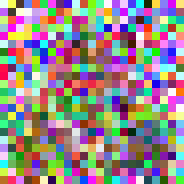
%> input picture HW1 - Genetic Algorithm/Images/Color/23x23_poop_colored/best_colored_img.png, 23 x 23 px, given in place of 10x10wifi.jpg, which was not available (shown 8 times larger)
$ octave main_rgb.m   (GNU Octave 9; MATLAB toolbox functions it lacks are replaced by stand-ins)
%> lines starting %> are read from the running program, lines starting %| are printed output that depends on the picture; pictures that were not available may be replaced by others from this repository, and a replacement may not be noted

close all; clear;
warning('off','all')

%%%%% Random seed & timer
rng(2);

mytic = tic;

%%%% Global variables
target = imread('Materials/10x10wifi.jpg');
%> target is the input picture: size 23x23x3 uint8; mean R, G, B 149.1, 136.1, 137

target_1 = target(:,:,1); % Red channel
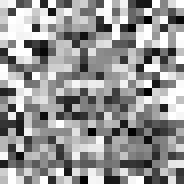
%> target_1: size 23x23 uint8 (shown 8 times larger); min 0, max 255, mean 149.1
target_2 = target(:,:,2); % Green channel
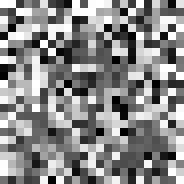
%> target_2: size 23x23 uint8 (shown 8 times larger); min 0, max 255, mean 136.1
target_3 = target(:,:,3); % Blue channel
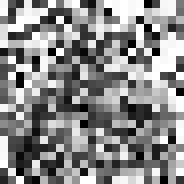
%> target_3: size 23x23 uint8 (shown 8 times larger); min 0, max 255, mean 137

[target_x, target_y, target_z] = size(target);
%> target_x = 23; target_y = 23; target_z = 3

pop_size = numel(target);
%> pop_size = 1587
channel_size = target_x * target_y;
%> channel_size = 529

DNA_bits = [0 255];

max_gen = 1001;
mating_factor = 10;
exponential_factor = 5;
breeding_method = 1;
mutation_rate = 0.01;
kill_factor = 0.98;   % Only breed top x% to save time
init_tolerance_1 = 10;
tolerance_1_decay_rate = 1;
tolerance_2 = 50;
mutation_range = [0 10]; % Brighten/darken a pixel by an amount
random_mutation_rate = 0.5;

%%%%%%%%%%%%%%% Save data for plotting
generations = [];
max_fitness_over_t_1 = [];
avg_fitness_over_t_1 = [];
genetic_diverity_1 = [];
max_fitness_over_t_2 = [];
avg_fitness_over_t_2 = [];
genetic_diverity_2 = [];
max_fitness_over_t_3 = [];
avg_fitness_over_t_3 = [];
genetic_diverity_3 = [];

%%%%%%%%%%%%%%% Genetic Algorithm
population =  buildPopulation(target_1, target_2, target_3,...
              target_x, target_y, target_z, pop_size);
% [215 lines not run here, left out]
% [26 lines left out: function writetxt, not called in this run]

% 1. Build initial population and store in 4-D matrix
% Access each matrix/img by: population(:,:,:,i)
function population = buildPopulation(target_1, target_2, target_3,...
                      target_x, target_y, target_z, pop_size)
%> called with target_x = 23, target_y = 23, target_z = 3, pop_size = 1587

    population = zeros(target_x, target_y, target_z, pop_size);

    flexibility = 0;

    % Limit colors using frequency/density:
    red_tab = tabulate(unique(target_1));
%> red_tab = 214 rows, first 12: [0 1 0; 1 1 0; 2 1 0; 4 1 0; 6 1 0; 7 1 0; 11 1 0; 14 1 0; 15 1 0; 18 1 0; 20 1 0; 21 1 0]
    red_val = red_tab(:,1,:);
%> red_val = 214 values from 0 to 255
    red_prob = (red_tab(:,3,:) + flexibility) * 0.01;
%> red_prob = 214 values from 0 to 0
%> (the run ends here)
